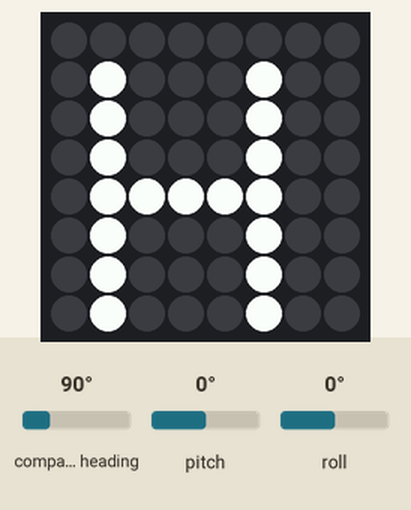
Simulated run of this program. Board: Raspberry Pi (BCM pin numbers) with a Sense HAT. On the bench: the Sense HAT's 8×8 RGB LED matrix. The inputs (shaded band) are chosen by the test bench; at power-on: compass heading 90°, pitch 0°, roll 0°. The Sense HAT reports a negative pitch or roll as 360° plus the angle; what the program prints to the terminal is not drawn. At 2.0 s the program stops and its outputs stay as they are.

Above: at 0.1 s.

The program:

direction.py
```python
from sense_hat import SenseHat
from time import sleep

sense = SenseHat()
#Gyroscope
sense.set_imu_config(False, True, False)                    #Enables the Gyroscope
gyro_only = sense.get_gyroscope()
print("g_p={pitch}; g_r={roll}; g_y={yaw}".format(**gyro_only))

#Accelerometer
sense.set_imu_config(False, False, True)                    #Enables the Accelerometer
accel_only = sense.get_accelerometer()
print("a_p: {pitch}, a_r: {roll}, a_y: {yaw}".format(**accel_only))

sense.show_letter("H")                                      # Show "H"
sleep(2)                                                    # Wait for 2s
sense.clear()                                               # Clear the display
```
